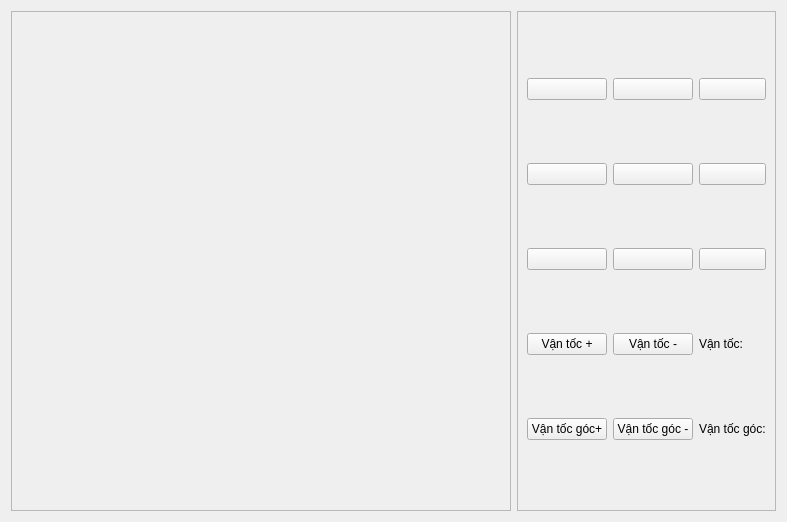
         <widget class="QWidget" name="task4Pg">
          <layout class="QHBoxLayout" name="horizontalLayout_7">
           <item>
            <widget class="QFrame" name="map4Frame">
             <property name="minimumSize">
              <size>
               <width>500</width>
               <height>500</height>
              </size>
             </property>
             <property name="frameShape">
              <enum>QFrame::StyledPanel</enum>
             </property>
             <property name="frameShadow">
              <enum>QFrame::Raised</enum>
             </property>
             <layout class="QVBoxLayout" name="verticalLayout_16">
              <item>
               <widget class="QWidget" name="map4Wid" native="true"/>
              </item>
             </layout>
            </widget>
           </item>
           <item>
            <widget class="QFrame" name="frame_3">
             <property name="maximumSize">
              <size>
               <width>300</width>
               <height>16777215</height>
              </size>
             </property>
             <property name="frameShape">
              <enum>QFrame::StyledPanel</enum>
             </property>
             <property name="frameShadow">
              <enum>QFrame::Raised</enum>
             </property>
             <layout class="QGridLayout" name="gridLayout_6">
              <item row="0" column="0">
               <widget class="QPushButton" name="upLeftBtn">
                <property name="text">
                 <string/>
                </property>
                <property name="icon">
                 <iconset resource="../resources.qrc">
                  <normaloff>:/white_icons/icons/white_/arrow-up-left.svg</normaloff>:/white_icons/icons/white_/arrow-up-left.svg</iconset>
                </property>
                <property name="iconSize">
                 <size>
                  <width>40</width>
                  <height>40</height>
                 </size>
                </property>
               </widget>
              </item>
              <item row="0" column="1">
               <widget class="QPushButton" name="upBtn">
                <property name="text">
                 <string/>
                </property>
                <property name="icon">
                 <iconset resource="../resources.qrc">
                  <normaloff>:/white_icons/icons/white_/arrow-up.svg</normaloff>:/white_icons/icons/white_/arrow-up.svg</iconset>
                </property>
                <property name="iconSize">
                 <size>
                  <width>40</width>
                  <height>40</height>
                 </size>
                </property>
               </widget>
              </item>
              <item row="0" column="2">
               <widget class="QPushButton" name="upRightBtn">
                <property name="text">
                 <string/>
                </property>
                <property name="icon">
                 <iconset resource="../resources.qrc">
                  <normaloff>:/white_icons/icons/white_/arrow-up-right.svg</normaloff>:/white_icons/icons/white_/arrow-up-right.svg</iconset>
                </property>
                <property name="iconSize">
                 <size>
                  <width>40</width>
                  <height>40</height>
                 </size>
                </property>
               </widget>
              </item>
              <item row="1" column="0">
               <widget class="QPushButton" name="leftBtn">
                <property name="text">
                 <string/>
                </property>
                <property name="icon">
                 <iconset resource="../resources.qrc">
                  <normaloff>:/white_icons/icons/white_/arrow-left.svg</normaloff>:/white_icons/icons/white_/arrow-left.svg</iconset>
                </property>
                <property name="iconSize">
                 <size>
                  <width>40</width>
                  <height>40</height>
                 </size>
                </property>
               </widget>
              </item>
              <item row="1" column="1">
               <widget class="QPushButton" name="stopBtn">
                <property name="text">
                 <string/>
                </property>
                <property name="icon">
                 <iconset resource="../resources.qrc">
                  <normaloff>:/white_icons/icons/white_/circle.svg</normaloff>:/white_icons/icons/white_/circle.svg</iconset>
                </property>
                <property name="iconSize">
                 <size>
                  <width>40</width>
                  <height>40</height>
                 </size>
                </property>
               </widget>
              </item>
              <item row="1" column="2">
               <widget class="QPushButton" name="rightBtn">
                <property name="text">
                 <string/>
                </property>
                <property name="icon">
                 <iconset resource="../resources.qrc">
                  <normaloff>:/white_icons/icons/white_/arrow-right.svg</normaloff>:/white_icons/icons/white_/arrow-right.svg</iconset>
                </property>
                <property name="iconSize">
                 <size>
                  <width>40</width>
                  <height>40</height>
                 </size>
                </property>
               </widget>
              </item>
              <item row="2" column="0">
               <widget class="QPushButton" name="downLeftBtn">
                <property name="text">
                 <string/>
                </property>
                <property name="icon">
                 <iconset resource="../resources.qrc">
                  <normaloff>:/white_icons/icons/white_/arrow-down-left.svg</normaloff>:/white_icons/icons/white_/arrow-down-left.svg</iconset>
                </property>
                <property name="iconSize">
                 <size>
                  <width>40</width>
                  <height>40</height>
                 </size>
                </property>
               </widget>
              </item>
              <item row="2" column="1">
               <widget class="QPushButton" name="downBtn">
                <property name="text">
                 <string/>
                </property>
                <property name="icon">
                 <iconset resource="../resources.qrc">
                  <normaloff>:/white_icons/icons/white_/arrow-down.svg</normaloff>:/white_icons/icons/white_/arrow-down.svg</iconset>
                </property>
                <property name="iconSize">
                 <size>
                  <width>40</width>
                  <height>40</height>
                 </size>
                </property>
               </widget>
              </item>
              <item row="2" column="2">
               <widget class="QPushButton" name="downRightBtn">
                <property name="text">
                 <string/>
                </property>
                <property name="icon">
                 <iconset resource="../resources.qrc">
                  <normaloff>:/white_icons/icons/white_/arrow-down-right.svg</normaloff>:/white_icons/icons/white_/arrow-down-right.svg</iconset>
                </property>
                <property name="iconSize">
                 <size>
                  <width>40</width>
                  <height>40</height>
                 </size>
                </property>
               </widget>
              </item>
              <item row="3" column="0">
               <widget class="QPushButton" name="speedUpBtn">
                <property name="text">
                 <string>Vận tốc +</string>
                </property>
               </widget>
              </item>
              <item row="3" column="1">
               <widget class="QPushButton" name="speedDownBtn">
                <property name="text">
                 <string>Vận tốc -</string>
                </property>
               </widget>
              </item>
              <item row="3" column="2">
               <widget class="QLabel" name="speed">
                <property name="text">
                 <string>Vận tốc:</string>
                </property>
               </widget>
              </item>
              <item row="4" column="0">
               <widget class="QPushButton" name="angularVelUpBtn">
                <property name="text">
                 <string>Vận tốc góc+</string>
                </property>
               </widget>
              </item>
              <item row="4" column="1">
               <widget class="QPushButton" name="angularVelDownBtn">
                <property name="text">
                 <string>Vận tốc góc -</string>
                </property>
               </widget>
              </item>
              <item row="4" column="2">
               <widget class="QLabel" name="angularSpeed">
                <property name="text">
                 <string>Vận tốc góc:</string>
                </property>
               </widget>
              </item>
             </layout>
            </widget>
           </item>
          </layout>
         </widget>
